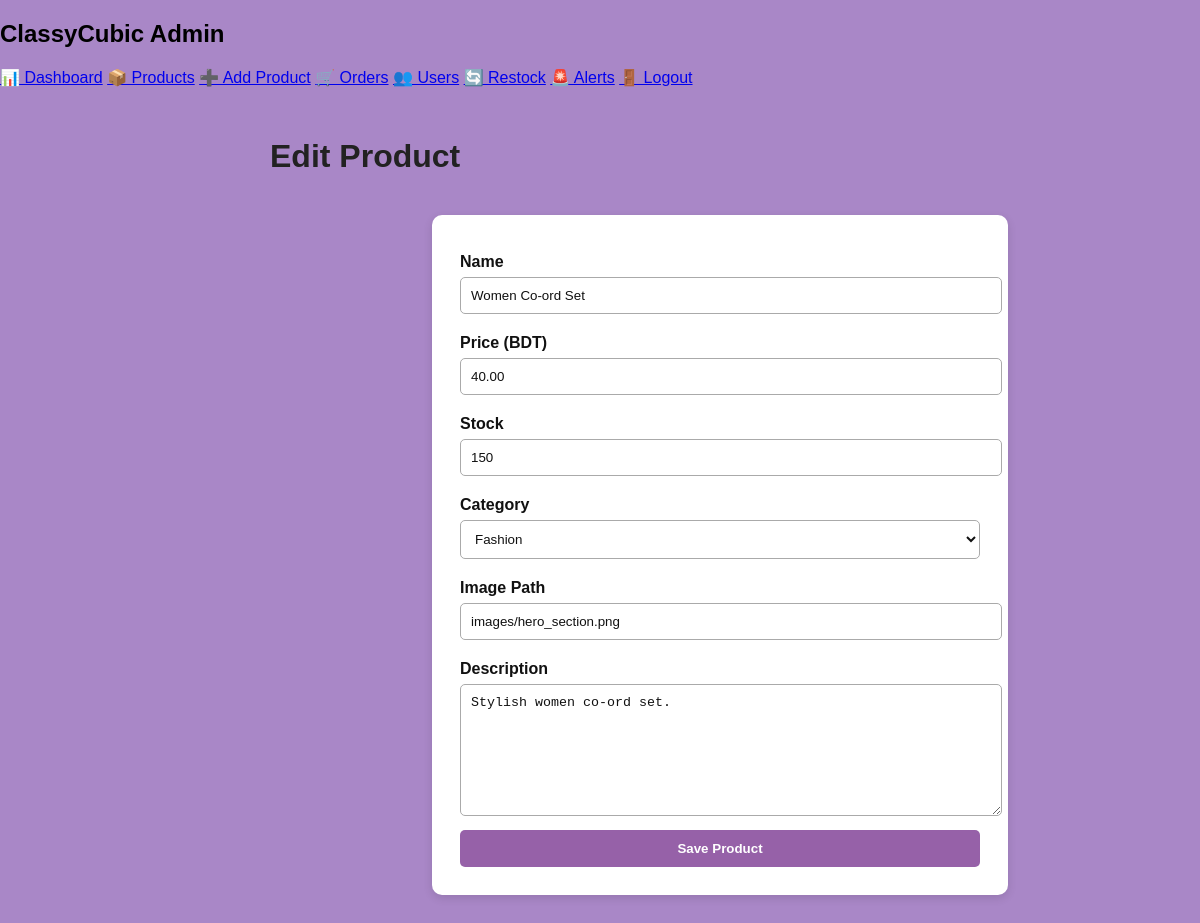
Screenshot of /admin/edit_product.php?id=2 (signed in) with the database file from the repository.
### tables this page shows
CREATE TABLE products (id INT AUTO_INCREMENT PRIMARY KEY,name VARCHAR(150) NOT NULL,price DECIMAL(10,2) NOT NULL,stock INT NOT NULL DEFAULT 0,category VARCHAR(50) NOT NULL,image VARCHAR(255) DEFAULT NULL,description TEXT,created_at TIMESTAMP DEFAULT CURRENT_TIMESTAMP);

### admin/edit_product.php (the view, shortened to what this page needs)
<?php $id=(int)($_GET['id']??0);$st=mysqli_prepare($conn,"SELECT * FROM products WHERE id=?");mysqli_stmt_bind_param($st,'i',$id);mysqli_stmt_execute($st);$p=mysqli_fetch_assoc(mysqli_stmt_get_result($st));if(!$p)die('Product not found');if($_SERVER['REQUEST_METHOD']==='POST'){ $name=trim($_POST['name']);$price=(float)$_POST['price'];$stock=(int)$_POST['stock'];$category=$_POST['category'];$image=trim($_POST['image']);$description=trim($_POST['description']);$st=mysqli_prepare($conn,"UPDATE products SET name=?,price=?,stock=?,category=?,image=?,description=? WHERE id=?");mysqli_stmt_bind_param($st,'sdisssi',$name,$price,$stock,$category,$image,$description,$id);mysqli_stmt_execute($st);header('Location: products.php');exit;} ?><!DOCTYPE html><html><head><meta charset="UTF-8"><title>Edit Product</title><link rel="stylesheet" href="../css/style.css"></head><body><?php include __DIR__.'/../includes/admin_navbar.php';?><main class="admin-main"><h1>Edit Product</h1><form method="POST" class="form-card"><label>Name</label><input name="name" value="<?php echo htmlspecialchars($p['name']??'');?>" required><label>Price (BDT)</label><input type="number" name="price" min="0" step="0.01" value="<?php echo htmlspecialchars($p['price']??'');?>" required><label>Stock</label><input type="number" name="stock" min="0" value="<?php echo htmlspecialchars($p['stock']??'0');?>" required><label>Category</label><select name="category" required><?php foreach(['fashion','electronics','home','beauty'] as $c): ?><option value="<?php echo $c;?>" <?php echo (($p['category']??'')===$c?'selected':'');?>><?php echo ucfirst($c);?></option><?php endforeach;?></select><label>Image Path</label><input name="image" value="<?php echo htmlspecialchars($p['image']??'images/hero_section.png');?>" required><label>Description</label><textarea name="description"><?php echo htmlspecialchars($p['description']??'');?></textarea><button type="submit">Save Product</button></form></main></body></html>

### css/style.css (style rules this page uses)
body { margin:0; font-family: Arial, Helvetica, sans-serif; background: #a987c7; }
.form-card { max-width:520px;margin:40px auto;background:#fff;padding:28px;border-radius:10px;box-shadow:0 3px 10px rgba(0,0,0,.12);color:#111 }
.form-card label { display:block;margin-top:10px;font-weight:bold }
.form-card input,.form-card select,.form-card textarea { width:100%;padding:10px;margin:6px 0 10px;border:1px solid #aaa;border-radius:5px;background:#fff;color:#111 }
.form-card textarea { min-height:110px }
.form-card button { width:100%;padding:11px;border:0;border-radius:5px;background:rgb(150,97,168);color:#fff;font-weight:bold;cursor:pointer }
.admin-main { margin-left:240px;padding:30px;min-height:100vh;color:#111 }
.admin-main h1,.admin-main h2 { color:#222 }

### rows the page displays
products: name "Women Co-ord Set", price "40.00", stock "150", category "Fashion", image "images/hero_section.png", description "Stylish women co-ord set."
